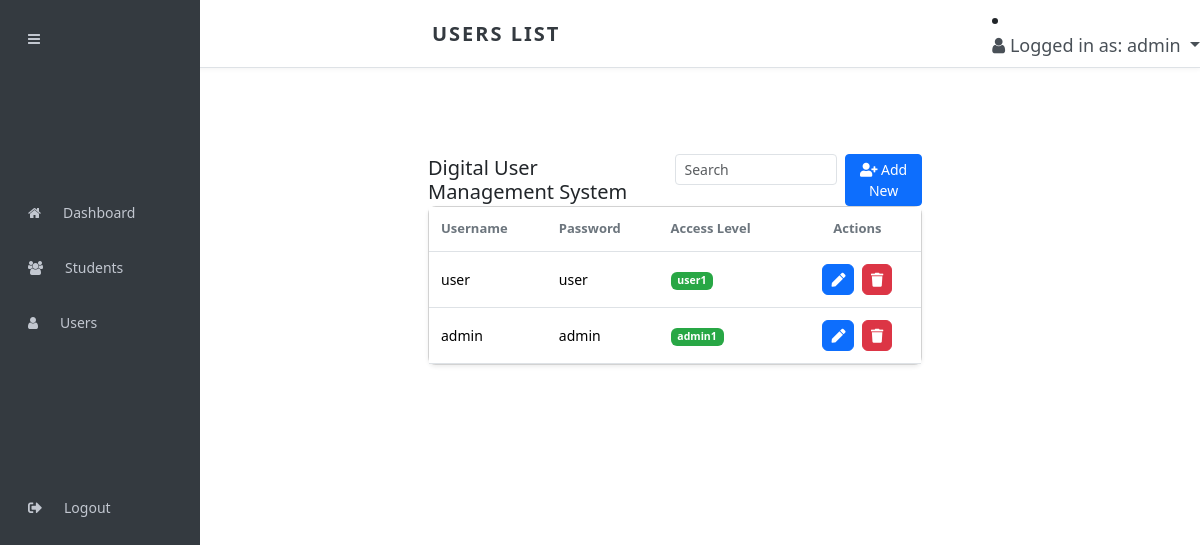
The app's page /userslist.php (signed in) with its own data.
### tables this page shows
CREATE TABLE `users` (
  `id` int NOT NULL,
  `username` varchar(100) DEFAULT NULL,
  `password` varchar(100) NOT NULL,
  `access_level` varchar(100) NOT NULL
);

### userslist.php (the view, shortened to what this page needs)
<?php
include "connection.php";
$searchTerm = isset($_GET['search']) ? $conn->real_escape_string($_GET['search']) : '';
$query = !empty($searchTerm)
    ? "SELECT id, username, password, access_level FROM users
       WHERE username LIKE '%$searchTerm%'"
    : "SELECT id, username, password, access_level FROM users";
$result = $conn->query($query);
?>
<!DOCTYPE html>
<html lang="en">
<head>
    <link rel="stylesheet" href="css/userslist.css">
    <link rel="stylesheet" href="css/sidebar.css">
    <link rel="stylesheet" href="https://cdnjs.cloudflare.com/ajax/libs/font-awesome/5.15.4/css/all.min.css">
    <link rel="stylesheet" href="https://cdn.jsdelivr.net/npm/bootstrap@5.3.3/dist/css/bootstrap.min.css">
</head>
<body>
    <nav class="navbar navbar-expand navbar-white navbar-light custom-navbar">
    <span class="navbar-brand mx-auto fw-bolder text-uppercase" style="color: #343a40; letter-spacing: 2px;">
        users list
    </span>
    <li class="nav-item dropdown">
        <a class="nav-link dropdown-toggle" id="userDropdown" data-bs-toggle="dropdown" href="#">
            <i class="fa fa-user"></i>
            Logged in as:
             <?= htmlspecialchars($_SESSION['username']) ?>
        </a>
    </li>
</nav>
<div class="sidebar" id="sidebar">
    <a href="#" class="close-btn" onclick="toggleSidebar()">
    <i class="fa fa-bars"></i>
</a>
<br><br><br><br><br>
    <a href="dashboard.php">
        <i class="fa fa-home"></i>
        <span>Dashboard</span>
    </a>
    <a href="studentslist.php" class="active">
        <i class="fa fa-users"></i>
        <span>Students</span>
    </a>
    <a href="userslist.php">
        <i class="fa fa-user"></i>
        <span>Users</span>
    </a><br><br><br><br><br>
    <a id="logoutBtn"><i class="fas fa-sign-out-alt"></i><span>Logout</span></a>
</div>
    <div class="content-wrapper p-3" id="main-content">
        <div class="container-fluid">
            <div class="card-header table-header">
                <h5 class="mb-0">Digital User Management System</h5>
                <div class="d-flex gap-2">
                    <form method="GET" action="" class="search-form">
                    <input type="text"
                        class="form-control form-control-sm search"
                        name="search"
                        placeholder="Search"
                        value="<?php echo htmlspecialchars($searchTerm); ?>">
                </form>
                    <button class="btn btn-primary btn-sm" id="addUserBtn">
                        <i class="fas fa-user-plus"></i> Add New
                    </button>
                </div>
            </div>
            <div class="card shadow-sm rounded-3">
                <div class="card-body table-responsive p-0">
                    <table class="table table-hover text-nowrap align-middle mb-0 users-table">
                        <thead>
                            <tr>
                                <th>Username</th>
                                <th>Password</th>
                                <th>Access Level</th>
                                <th class="text-center">Actions</th>
                            </tr>
                        </thead>
                        <tbody>
                            <?php if ($result->num_rows > 0): ?>
                                <?php while ($row = $result->fetch_assoc()): ?>
                                    <tr>
                                        <td><?= htmlspecialchars($row['username']); ?></td>
                                        <td><?= htmlspecialchars($row['password']); ?></td>
                                        <td>
                                            <span class="badge <?= $row['access_level'] === 'admin' ? 'badge-admin' : 'badge-user'; ?>"> <?= htmlspecialchars($row['access_level']); ?>
                                            </span>
                                        </td>
                                        <td class="text-center">
                                            <button class="btn btn-primary btn-sm"
                                                onclick="editUser(
                                                    <?= $row['id']; ?>,
                                                    '<?= htmlspecialchars($row['username'], ENT_QUOTES); ?>',
                                                    '<?= htmlspecialchars($row['password'], ENT_QUOTES); ?>',
                                                    '<?= htmlspecialchars($row['access_level'], ENT_QUOTES); ?>'
                                                )">
                                                <i class="fas fa-pen"></i>
                                            </button>
                                            <button class="btn btn-danger btn-sm"
                                                onclick="deleteUser(<?= $row['id']; ?>)">
                                                <i class="fas fa-trash"></i>
                                            </button>
                                        </td>
                                    </tr>
                                <?php endwhile; ?>
                            <?php endif; ?>
                        </tbody>
                    </table>
                </div>
            </div>
        </div>
    </div>
    <link rel="stylesheet" href="https://cdnjs.cloudflare.com/ajax/libs/font-awesome/4.7.0/css/font-awesome.min.css">
</body>
</html>

### userslist.css (style rules this page uses)
body { margin: 0; padding: 0; font-family: 'Source Sans Pro', 'Ubuntu', sans-serif; background-color: #f4f6f9; color: #343a40; }
#main-content { padding: 20px; margin-top: 70px; margin-left: 300px; margin-right: 250px; transition: margin-left 0.3s ease; }
.table-header { display: flex; justify-content: space-between; align-items: center; gap: 10px; }
.card { border: 1px solid #ddd; border-collapse: separate; }
.users-table thead { background-color: #f8f9fa; }
.users-table thead th { font-size: 13px; font-weight: 600; color: #6c757d; padding: 12px; }
.users-table tbody td { padding: 12px; font-size: 14px; }
.users-table .btn { margin: 0 2px; border-radius: 6px; }
.badge { font-size: 12px; padding: 6px 10px; }
body { font-family: 'Source Sans Pro', sans-serif; background-color: #f4f6f9; }
.badge { padding: 5px 10px; border-radius: 12px; font-size: 12px; font-weight: 600; color: #fff; display: inline-block; }
.badge-user { background-color: #28a745; }

### sidebar.css (style rules this page uses)
.custom-navbar { top: 0; left: 0; width: 100%; z-index: 1030; background: #ffffff; border-bottom: 1px solid #dee2e6; padding: 10px 20px; box-shadow: 0 1px 5px rgba(0,0,0,0.05); }
.custom-navbar .nav-link { color: #495057; font-size: 18px; }
.navbar-brand { font-size: 18px; color: #343a40 !important; }
.sidebar { position: fixed; top: 0; left: 0; height: 100vh; width: 200px;; background: #343a40; color: #c2c7d0; padding-top: 60px; transition: all 0.3s ease; z-index: 1200; }
.sidebar a, .sidebar .lgbtn { display: flex; align-items: center; gap: 12px; padding: 12px 18px; margin: 10px; color: #c2c7d0; font-size: 14px; text-decoration: none; border-radius: 6px; transition: 0.2s ease; }
.close-btn { position: fixed; top: 10px; font-size: 22px; color: #c2c7d0; cursor: pointer; }
#main-content { margin-left: 400px; margin-right: 250px; }
.sidebar a span, .sidebar .lgbtn span { display: inline-block; opacity: 1; max-width: 200px; overflow: hidden; white-space: nowrap; transition: all 0.3s ease; margin-left: 10px; }
@media (min-width: 992px) { .content-wrapper { margin-left: 250px; } }

### records on screen
users: username "user", password "user", access_level "user1"
users: username "admin", password "admin", access_level "admin1"

### other values on screen
$_SESSION['username'] "admin"
